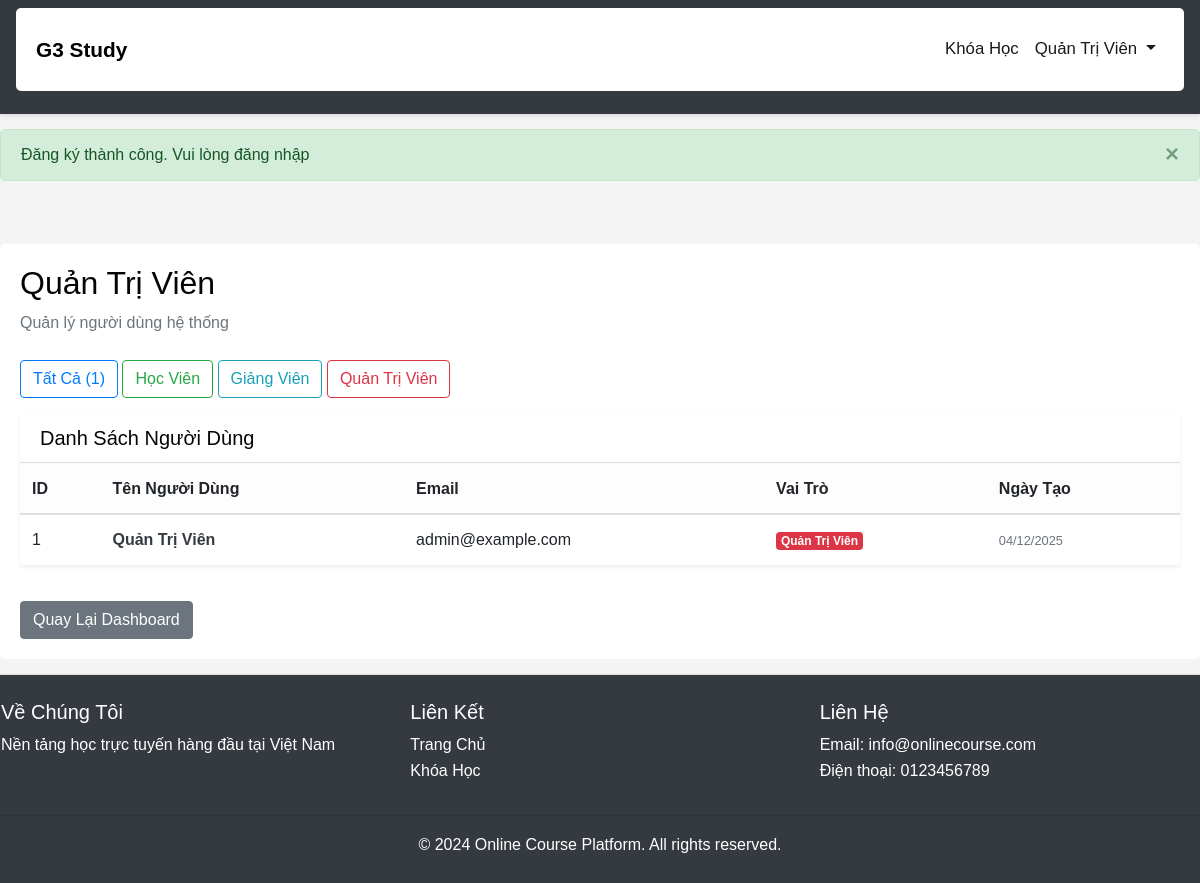
The page /admin/users/2 (signed in) on the database its author committed.
### tables this page shows
CREATE TABLE users (
    id INT PRIMARY KEY AUTO_INCREMENT,
    username VARCHAR(255) UNIQUE NOT NULL,
    email VARCHAR(255) UNIQUE NOT NULL,
    password VARCHAR(255) NOT NULL,
    fullname VARCHAR(255) NOT NULL,
    role INT NOT NULL DEFAULT 0 COMMENT '0: học viên, 1: giảng viên, 2: quản trị viên',
    created_at DATETIME DEFAULT CURRENT_TIMESTAMP
);

### controllers/AdminController.php (called while the page is built, shortened)
<?php
class AdminController {
    public function users($role = null) {
        $user = new User();
        if ($role !== null) {
            $users = $user->getAllUsers(intval($role));
            $role_name = $this->getRoleName(intval($role));
        } else {
            $users = $user->getAllUsers();
            $role_name = 'Tất Cả Người Dùng';
        }
        $this->render('admin/users', [
            'users' => $users,
            'role' => $role,
            'role_name' => $role_name,
            'page_title' => $role_name
        ]);
    }
    private function getRoleName($role) {
        $roles = [
            0 => 'Học Viên',
            1 => 'Giảng Viên',
            2 => 'Quản Trị Viên',
            17 => 'Quản Lý Phê Duyệt'
        ];
        return $roles[$role] ?? 'Không xác định';
    }
    protected function render($view, $data = []) {
        extract($data);
        require VIEWS_PATH . '/' . $view . '.php';
    }
}
?>

### models/User.php (called while the page is built, shortened)
<?php
class User {
    private $pdo;
    private $table = 'users';
    public function __construct() {
        $db = new Database();
        $this->pdo = $db->getPDO();
    }
    public function getAllUsers($role = null) {
        $query = "SELECT * FROM " . $this->table;
        if ($role) {
            $query .= " WHERE role = :role";
        }
        $query .= " ORDER BY created_at DESC";
        $stmt = $this->pdo->prepare($query);
        if ($role) {
            $stmt->bindParam(':role', $role);
        }
        $stmt->execute();
        return $stmt->fetchAll();
    }
}
?>

### config/Database.php (called while the page is built, shortened)
<?php
class Database {
    private $host = 'localhost';
    private $db_name = '3ae';
    private $user = 'root';
    private $password = '';
    private $pdo;
    public function connect() {
        $this->pdo = null;
        try {
            $dsn = 'mysql:host=' . $this->host . ';dbname=' . $this->db_name . ';charset=utf8';
            $this->pdo = new PDO(
                $dsn,
                $this->user,
                $this->password,
                array(
                    PDO::ATTR_PERSISTENT => false,
                    PDO::ATTR_ERRMODE => PDO::ERRMODE_EXCEPTION,
                    PDO::ATTR_DEFAULT_FETCH_MODE => PDO::FETCH_ASSOC
                )
            );
        } catch (PDOException $e) {
            die('Database Connection Error: ' . $e->getMessage());
        }
        return $this->pdo;
    }
    public function getPDO() {
        return $this->pdo;
    }
}
?>

### views/admin/users.php (the view, shortened to what this page needs)
<?php include VIEWS_PATH . '/layouts/header.php'; ?>
<div class="container mt-5">
    <div class="mb-4">
        <h2><?php echo htmlspecialchars($role_name); ?></h2>
        <p class="text-muted">Quản lý người dùng hệ thống</p>
    </div>
    <div class="mb-3">
        <a href="/admin/users" class="btn <?php echo $role === null ? 'btn-primary' : 'btn-outline-primary'; ?>">
            Tất Cả (<?php echo count($users); ?>)
        </a>
        <a href="/admin/users/0" class="btn <?php echo $role === 0 ? 'btn-success' : 'btn-outline-success'; ?>">
            Học Viên
        </a>
        <a href="/admin/users/1" class="btn <?php echo $role === 1 ? 'btn-info' : 'btn-outline-info'; ?>">
            Giảng Viên
        </a>
        <a href="/admin/users/2" class="btn <?php echo $role === 2 ? 'btn-danger' : 'btn-outline-danger'; ?>">
            Quản Trị Viên
        </a>
    </div>
    <div class="card border-0 shadow-sm">
        <div class="card-header bg-white border-bottom">
            <h5 class="mb-0">Danh Sách Người Dùng</h5>
        </div>
        <?php if (count($users) > 0): ?>
            <div class="table-responsive">
                <table class="table table-hover mb-0">
                    <thead class="table-light">
                        <tr>
                            <th>ID</th>
                            <th>Tên Người Dùng</th>
                            <th>Email</th>
                            <th>Vai Trò</th>
                            <th>Ngày Tạo</th>
                        </tr>
                    </thead>
                    <tbody>
                        <?php foreach ($users as $user): ?>
                        <tr>
                            <td><?php echo $user['id']; ?></td>
                            <td>
                                <a href="/admin/edit_user/<?php echo $user['id']; ?>" class="text-decoration-none text-dark" style="cursor: pointer;">
                                    <strong><?php echo htmlspecialchars($user['fullname']); ?></strong>
                                </a>
                            </td>
                            <td><?php echo htmlspecialchars($user['email']); ?></td>
                            <td>
                                <span class="badge badge-<?php
                                    echo $user['role'] == 0 ? 'success' :
                                         ($user['role'] == 1 ? 'info' :
                                         ($user['role'] == 2 ? 'danger' : 'warning'));
                                ?>">
                                    <?php
                                    echo $user['role'] == 0 ? 'Học Viên' :
                                         ($user['role'] == 1 ? 'Giảng Viên' :
                                         ($user['role'] == 2 ? 'Quản Trị Viên' : 'Quản Lý Phê Duyệt'));
                                    ?>
                                </span>
                            </td>
                            <td>
                                <small class="text-muted">
                                    <?php echo date('d/m/Y', strtotime($user['created_at'])); ?>
                                </small>
                            </td>
                        </tr>
                        <?php endforeach; ?>
                    </tbody>
                </table>
            </div>
        <?php endif; ?>
    </div>
    <a href="/admin/dashboard" class="btn btn-secondary mt-3">Quay Lại Dashboard</a>
</div>
<?php include VIEWS_PATH . '/layouts/footer.php'; ?>

### assets/css/style.css (style rules this page uses)
html, body { height: 100%; margin: 0; padding: 0; }
body { font-family: 'Arial', sans-serif; line-height: 1.6; color: #050505; background-color: #f4f4f4; display: flex; flex-direction: column; min-height: 100vh; }
.container { background-color: white; padding: 20px; border-radius: 5px; margin-bottom: 15px; margin-left: auto; margin-right: auto; width: 100%; max-width: 1200px; }
.card { border: none; box-shadow: 0 2px 8px rgba(0,0,0,0.1); margin-bottom: 20px; transition: transform 0.3s, box-shadow 0.3s; }

### rows shown on the page
users: fullname "Quản Trị Viên", id "1", email "admin@example.com", role "Quản Trị Viên", created_at "04/12/2025"

### other values the page prints
$_SESSION['user_name'] "Quản Trị Viên"
$_SESSION['success'] "Đăng ký thành công. Vui lòng đăng nhập"
count($users) "1"
